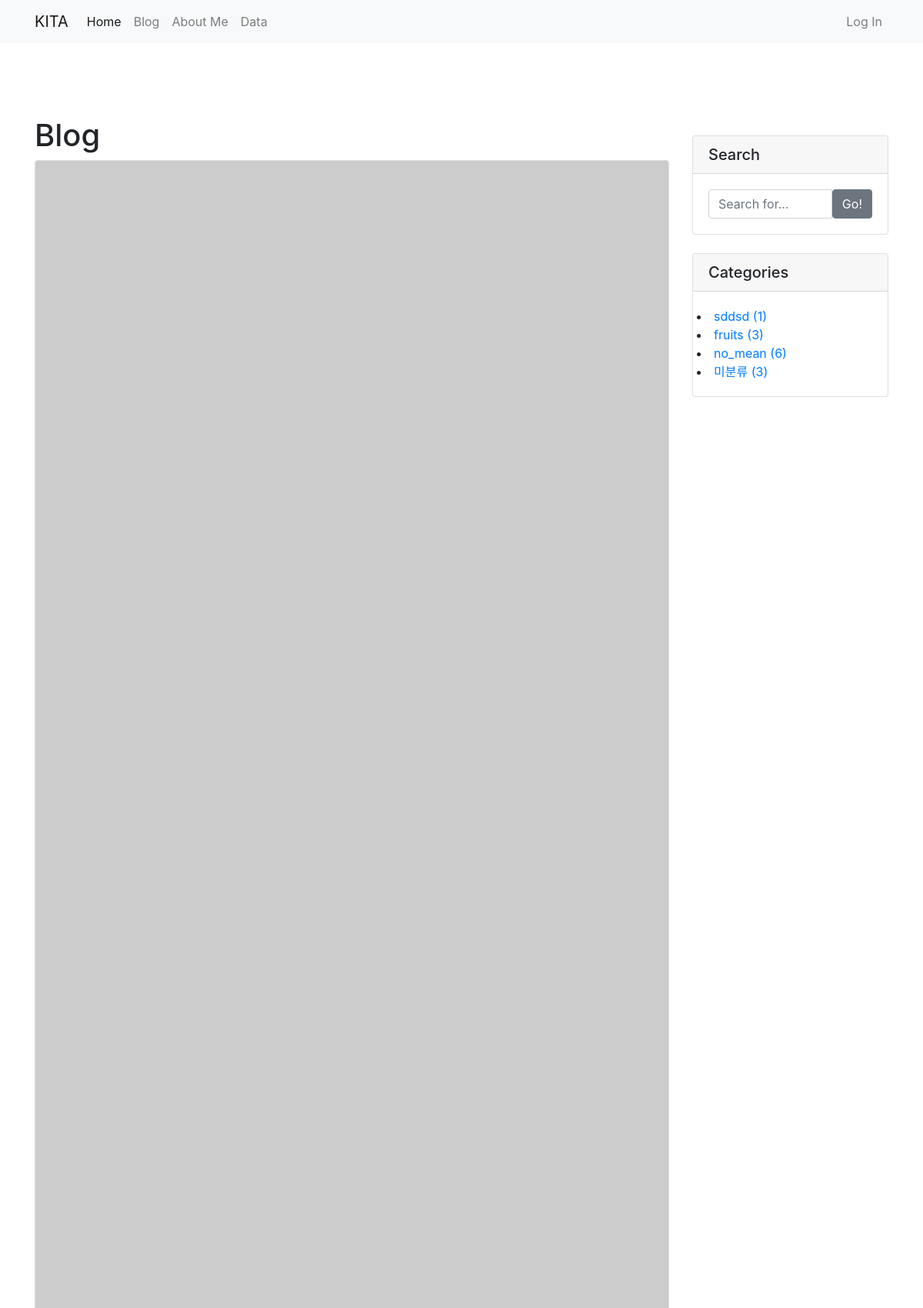
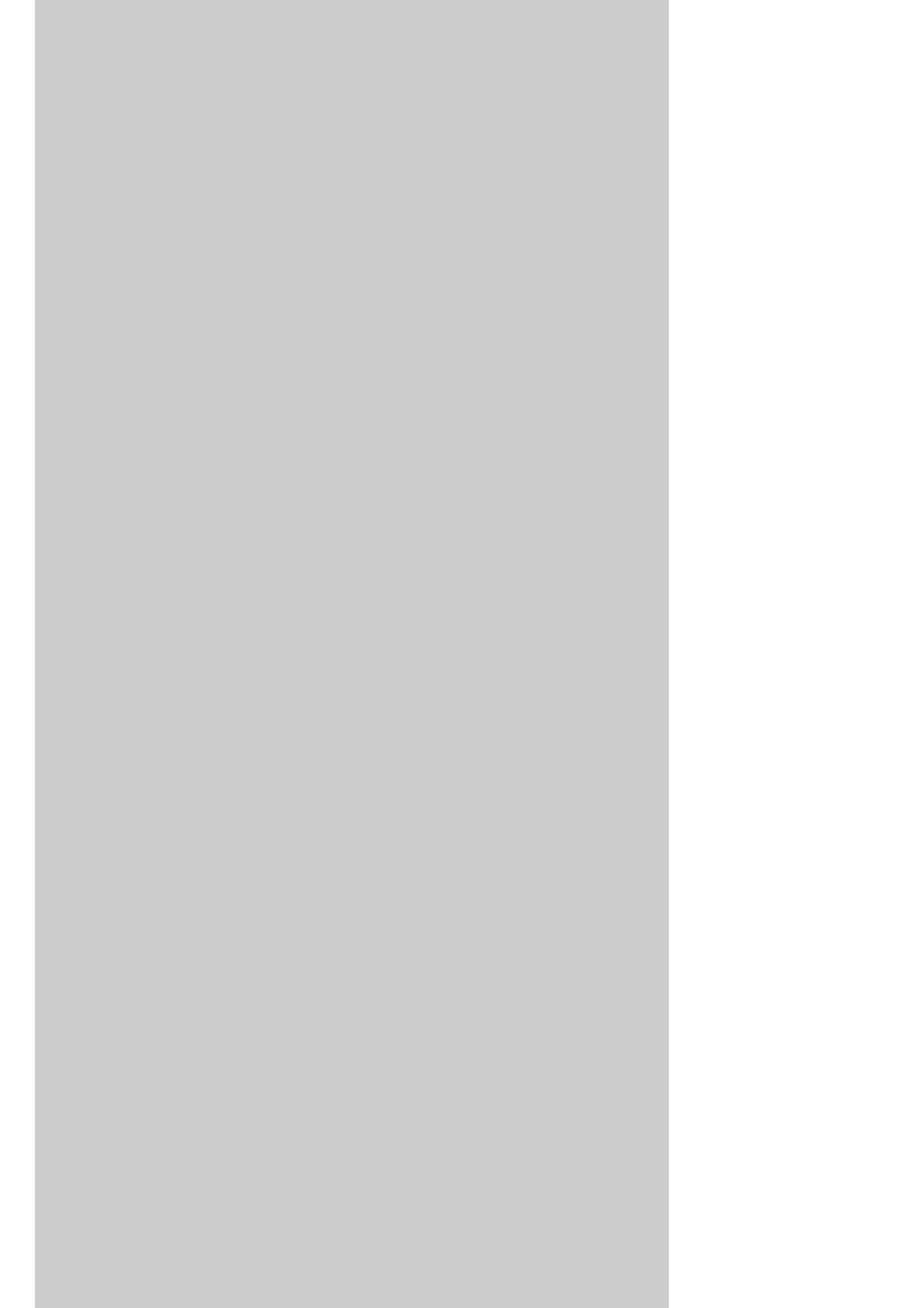
Screenshot of /blog/ (upper part) with the database file from the repository (2 pictures, top to bottom).
### blog/models.py (models this page shows, shortened)
class Post(models.Model):
    title = models.CharField(max_length=30)
    hook_text = models.CharField(max_length=100, blank=True)
    content = MarkdownxField()
    head_image = models.ImageField(upload_to='blog/images/%Y/%m/%d/', blank=True)
    file_upload = models.FileField(upload_to='blog/files/%Y/%m/%d/', blank=True)
    created_at = models.DateTimeField(auto_now_add=True)
    updated_at = models.DateTimeField(auto_now=True)
    author = models.ForeignKey(User, null=True, on_delete=models.SET_NULL)
    category = models.ForeignKey(Category, null=True, blank=True, on_delete=models.SET_NULL)
    tags = models.ManyToManyField(Tag, blank=True)
    def __str__(self):
        return f'[{self.pk}]{self.title}' # 포스트의 제목이 나오도록 함. pk는 각 레코드에 대한 고유값으로 처음에는 1이 자동으로 부여도고 1씩 증가함.
    def get_absolute_url(self): # 객체의 상세 페이지로 이동할 수 있는 링크를 만들 수 있음. url 생성 규칙을 정의하는 메서드
        return f'/blog/{self.pk}/'
    def get_content_markdown(self):
        return markdown(self.content)

class Category(models.Model):
    name = models.CharField(max_length=50, unique=True)
    slug = models.SlugField(max_length=200, unique=True, allow_unicode=True)
    def __str__(self):
        return self.name
    def get_absolute_url(self):
        return f'/blog/category/{self.slug}/'
    class Meta:
        verbose_name_plural = 'categories'

### blog/views.py (the view)
# urls.py: path("", views.PostList.as_view()),
class PostList(ListView):
    model = Post
    ordering = '-pk'
    paginate_by = 5
    def get_context_data(self, **kwargs):
        context = super(PostList, self).get_context_data()
        context['categories'] = Category.objects.all()
        context['no_category_post_count'] = Post.objects.filter(category=None).count()
        return context

### blog/models.py (called while the page is built)
    def __str__(self):
        return self.name

    def get_absolute_url(self):
        return f'/blog/tag/{self.slug}/'

### blog/templates/blog/post_list.html (shortened to what this page needs)
{% extends 'blog/base.html' %}
{% block main_area %}
    <h1>Blog
    </h1>
    {% if post_list.exists %}
    {% for p in post_list %}
    <div class="card mb-4" id="post-{{p.pk}}">
        {% if p.head_image %}
            <img class="card-img-top" src="{{ p.head_image.url }}" alt="{{ p }} head image">
        {% else %}
            <img class="card-img-top" src="https://picsum.photos/seed/{{ p.id }}/800/200" alt="random_image">
        {% endif %}
    </div>
{% endfor %}
    {% else %}
        <h3>아직 게시물이 없습니다.</h3>
    {% endif %}
{% endblock %}

### blog/templates/blog/base.html (shortened to what this page needs)
<!DOCTYPE html>
<html lang="en">
    <head>
        <link href="https://cdn.jsdelivr.net/npm/bootstrap@4.5.3/dist/css/bootstrap.min.css" rel="stylesheet">
    </head>
    <body>
        {% include 'blog/navbar.html' %}
        <div class="container pt-5 my-5">
            <div class="row">
                <div class="col-md-8 col-lg-9" id="main-area">
        {% block main_area %}
        {% endblock %}
                </div>
                <div class="col-md-4 col-lg-3">
                <div class="card my-4">
                    <h5 class="card-header">Search</h5>
                    <div class="card-body">
                        <div class="input-group">
                            <input type="text" class="form-control" placeholder="Search for..." id="search-input">
                            <span class="input-group-btn">
                                    <button class="btn btn-secondary" type="button" onclick="searchPost();">Go!</button>
                                </span>
                        </div>
                    </div>
                </div>
                <div class="card my-4" id="categories-card">
                    <h5 class="card-header">Categories</h5>
                    <div class="card-body">
                        <div class="row">
                            <div class=category-list>
                                {% for category in categories %}
                                <li>
                                    <a href="{{ category.get_absolute_url }}">{{ category }} ({{ category.post_set.count }})</a>
                                </li>
                                {% endfor %}
                                <li>
                                    <a href="/blog/category/no_category/">미분류 ({{ no_category_post_count }})</a>
                                </li>
                            </div>
                        </div>
                    </div>
                </div>
            </div>
            </div>
        </div>
    </body>
</html>

### rows the page displays
Category: name "sddsd", post_set.count "1"
Category: name "fruits", post_set.count "3"
Category: name "no_mean", post_set.count "6"

### other values shown
{{ no_category_post_count }} "3"
